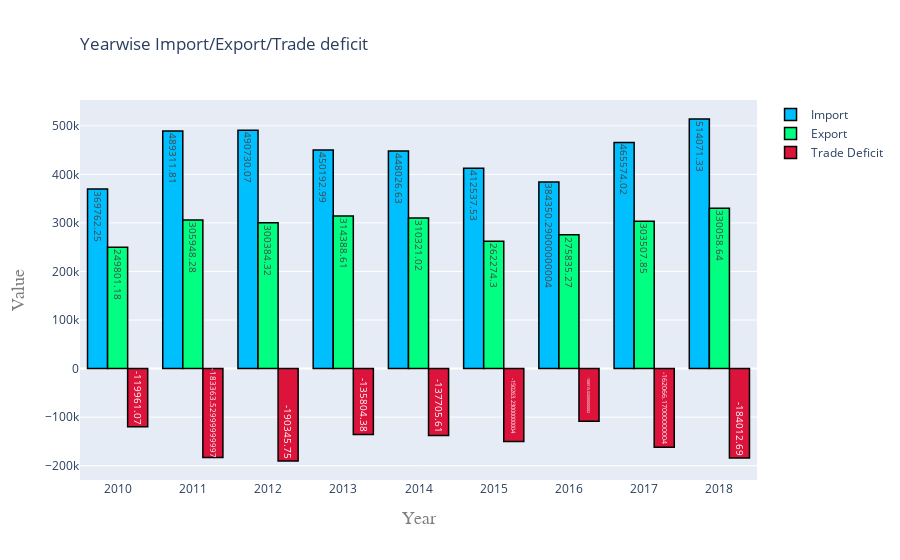

The notebook cell this image was saved under:
### Code cell
trace1 = go.Bar(
                x = df3.index,
                y = df3.value,
                name = "Import",
                marker = dict(color = 'rgba(0,191,255, 1)',
                             line=dict(color='rgb(0,0,0)',width=1.5)),
                text = df3.value)
# create trace2 
trace2 = go.Bar(
                x = df4.index,
                y = df4.value,
                name = "Export",
                marker = dict(color = 'rgba(1, 255, 130, 1)',
                              line=dict(color='rgb(0,0,0)',width=1.5)),
                text = df4.value)

trace3 = go.Bar(
                x = df3.index,
                y = df3.deficit,
                name = "Trade Deficit",
                marker = dict(color = 'rgba(220, 20, 60, 1)',
                              line=dict(color='rgb(0,0,0)',width=1.5)),
                text = df3.deficit)


data = [trace1, trace2, trace3]
layout = go.Layout(barmode = "group")
fig = go.Figure(data = data, layout = layout)
fig.update_layout(
    title=go.layout.Title(
        text="Yearwise Import/Export/Trade deficit",
        xref="paper",
        x=0
    ),
    xaxis=go.layout.XAxis(
        title=go.layout.xaxis.Title(
            text="Year",
            font=dict(
                family="Courier New, monospace",
                size=18,
                color="#7f7f7f"
            )
        )
    ),
    yaxis=go.layout.YAxis(
        title=go.layout.yaxis.Title(
            text="Value",
            font=dict(
                family="Courier New, monospace",
                size=18,
                color="#7f7f7f"
            )
        )
    )
)




fig.show()

### Figure 1 — Plotly figure (JSON) as saved in the notebook; plotly's stock layout.template omitted (floating-point values rounded to 4 significant figures)
{"data": [{"marker": {"color": "rgba(0,191,255, 1)", "line": {"color": "rgb(0,0,0)", "width": 1.5}}, "name": "Import", "text": [369800.0, 489300.0, 490700.0, 450200.0, 448000.0, 412500.0, 384400.0, 465600.0, 514100.0], "type": "bar", "x": [2010, 2011, 2012, 2013, 2014, 2015, 2016, 2017, 2018], "y": [369800.0, 489300.0, 490700.0, 450200.0, 448000.0, 412500.0, 384400.0, 465600.0, 514100.0]}, {"marker": {"color": "rgba(1, 255, 130, 1)", "line": {"color": "rgb(0,0,0)", "width": 1.5}}, "name": "Export", "text": [249800.0, 305900.0, 300400.0, 314400.0, 310300.0, 262300.0, 275800.0, 303500.0, 330100.0], "type": "bar", "x": [2010, 2011, 2012, 2013, 2014, 2015, 2016, 2017, 2018], "y": [249800.0, 305900.0, 300400.0, 314400.0, 310300.0, 262300.0, 275800.0, 303500.0, 330100.0]}, {"marker": {"color": "rgba(220, 20, 60, 1)", "line": {"color": "rgb(0,0,0)", "width": 1.5}}, "name": "Trade Deficit", "text": [-120000.0, -183400.0, -190300.0, -135800.0, -137700.0, -150300.0, -108500.0, -162100.0, -184000.0], "type": "bar", "x": [2010, 2011, 2012, 2013, 2014, 2015, 2016, 2017, 2018], "y": [-120000.0, -183400.0, -190300.0, -135800.0, -137700.0, -150300.0, -108500.0, -162100.0, -184000.0]}], "layout": {"barmode": "group", "title": {"text": "Yearwise Import/Export/Trade deficit", "x": 0, "xref": "paper"}, "xaxis": {"title": {"font": {"color": "#7f7f7f", "family": "Courier New, monospace", "size": 18}, "text": "Year"}}, "yaxis": {"title": {"font": {"color": "#7f7f7f", "family": "Courier New, monospace", "size": 18}, "text": "Value"}}}}
